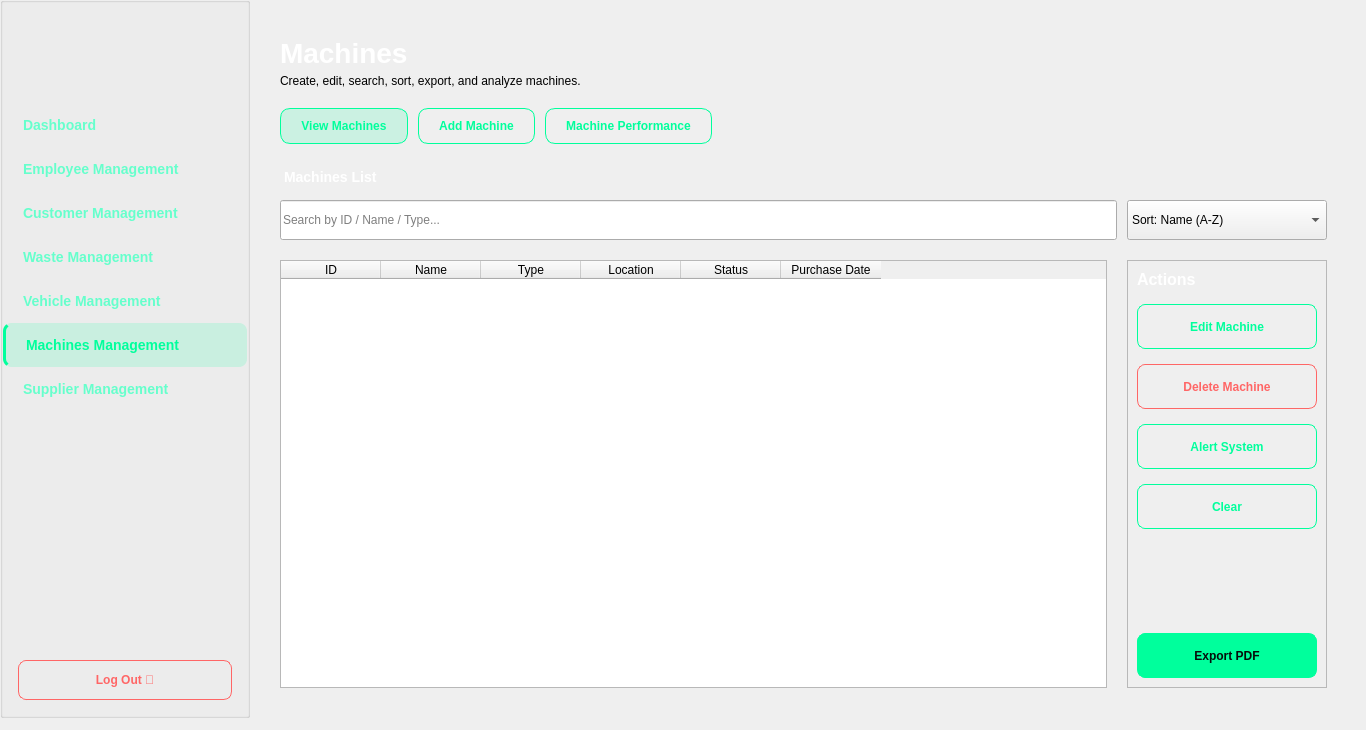
    <widget class="QWidget" name="machinePage">
     <widget class="QWidget" name="mainContentWidget_3" native="true">
      <property name="geometry">
       <rect>
        <x>250</x>
        <y>7</y>
        <width>1107</width>
        <height>711</height>
       </rect>
      </property>
      <layout class="QVBoxLayout" name="mainContentLayout_3">
       <property name="spacing">
        <number>20</number>
       </property>
       <property name="leftMargin">
        <number>30</number>
       </property>
       <property name="topMargin">
        <number>30</number>
       </property>
       <property name="rightMargin">
        <number>30</number>
       </property>
       <property name="bottomMargin">
        <number>30</number>
       </property>
       <item>
        <layout class="QHBoxLayout" name="headerLayout_3">
         <item>
          <layout class="QVBoxLayout" name="titleLayout_3">
           <property name="spacing">
            <number>5</number>
           </property>
           <item>
            <widget class="QLabel" name="pageTitle_3">
             <property name="styleSheet">
              <string notr="true">QLabel {
    font-size: 28px;
    font-weight: 700;
    color: #ffffff;
    background: transparent;
    border: none;
}</string>
             </property>
             <property name="text">
              <string>Machines</string>
             </property>
            </widget>
           </item>
           <item>
            <widget class="QLabel" name="pageSubtitle_3">
             <property name="text">
              <string>Create, edit, search, sort, export, and analyze machines.</string>
             </property>
            </widget>
           </item>
          </layout>
         </item>
         <item>
          <spacer name="horizontalSpacer_5">
           <property name="orientation">
            <enum>Qt::Orientation::Horizontal</enum>
           </property>
           <property name="sizeHint" stdset="0">
            <size>
             <width>40</width>
             <height>20</height>
            </size>
           </property>
          </spacer>
         </item>
        </layout>
       </item>
       <item>
        <layout class="QHBoxLayout" name="topActionsLayout_3">
         <property name="spacing">
          <number>10</number>
         </property>
         <item>
          <widget class="QPushButton" name="btnViewMachines">
           <property name="styleSheet">
            <string notr="true">QPushButton {
    background-color: rgba(0, 255, 156, 0.15);
    border: 1px solid #00ff9c;
    border-radius: 10px;
    padding: 10px 20px;
    color: #00ff9c;
    font-weight: 600;
}</string>
           </property>
           <property name="text">
            <string>View Machines</string>
           </property>
          </widget>
         </item>
         <item>
          <widget class="QPushButton" name="btnAddMachine">
           <property name="styleSheet">
            <string notr="true">QPushButton {
    background-color: transparent;
    border: 1px solid #00ff9c;
    border-radius: 10px;
    padding: 10px 20px;
    color: #00ff9c;
    font-weight: 600;
}

QPushButton:hover {
    background-color: rgba(0, 255, 156, 0.1);
}</string>
           </property>
           <property name="text">
            <string>Add Machine</string>
           </property>
          </widget>
         </item>
         <item>
          <widget class="QPushButton" name="btnMachinePerformance">
           <property name="styleSheet">
            <string notr="true">QPushButton {
    background-color: transparent;
    border: 1px solid #00ff9c;
    border-radius: 10px;
    padding: 10px 20px;
    color: #00ff9c;
    font-weight: 600;
}

QPushButton:hover {
    background-color: rgba(0, 255, 156, 0.1);
}</string>
           </property>
           <property name="text">
            <string>Machine Performance</string>
           </property>
          </widget>
         </item>
         <item>
          <spacer name="horizontalSpacer_6">
           <property name="orientation">
            <enum>Qt::Orientation::Horizontal</enum>
           </property>
           <property name="sizeHint" stdset="0">
            <size>
             <width>40</width>
             <height>20</height>
            </size>
           </property>
          </spacer>
         </item>
        </layout>
       </item>
       <item>
        <widget class="QWidget" name="searchFilterWidget_3" native="true">
         <layout class="QVBoxLayout" name="searchFilterLayout_3">
          <property name="spacing">
           <number>10</number>
          </property>
          <property name="leftMargin">
           <number>0</number>
          </property>
          <property name="topMargin">
           <number>0</number>
          </property>
          <property name="rightMargin">
           <number>0</number>
          </property>
          <property name="bottomMargin">
           <number>0</number>
          </property>
          <item>
           <widget class="QLabel" name="lblMachinesList">
            <property name="styleSheet">
             <string notr="true">QLabel {
    font-size: 14px;
    font-weight: 600;
    color: #ffffff;
    background: transparent;
    border: none;
    padding: 5px 0px;
}</string>
            </property>
            <property name="text">
             <string>Machines List</string>
            </property>
           </widget>
          </item>
          <item>
           <layout class="QHBoxLayout" name="searchLayout_3">
            <property name="spacing">
             <number>10</number>
            </property>
            <item>
             <widget class="QLineEdit" name="searchBox_3">
              <property name="minimumSize">
               <size>
                <width>0</width>
                <height>40</height>
               </size>
              </property>
              <property name="placeholderText">
               <string>Search by ID / Name / Type...</string>
              </property>
             </widget>
            </item>
            <item>
             <widget class="QComboBox" name="sortComboBox_3">
              <property name="minimumSize">
               <size>
                <width>200</width>
                <height>40</height>
               </size>
              </property>
              <property name="maximumSize">
               <size>
                <width>250</width>
                <height>16777215</height>
               </size>
              </property>
              <item>
               <property name="text">
                <string>Sort: Name (A-Z)</string>
               </property>
              </item>
              <item>
               <property name="text">
                <string>Sort: Type</string>
               </property>
              </item>
              <item>
               <property name="text">
                <string>Sort: Status</string>
               </property>
              </item>
              <item>
               <property name="text">
                <string>Sort: Date (Newest)</string>
               </property>
              </item>
             </widget>
            </item>
           </layout>
          </item>
         </layout>
        </widget>
       </item>
       <item>
        <layout class="QHBoxLayout" name="tableActionsLayout_3">
         <property name="spacing">
          <number>20</number>
         </property>
         <item>
          <widget class="QTableWidget" name="machinesTable">
           <property name="sizePolicy">
            <sizepolicy hsizetype="Expanding" vsizetype="Expanding">
             <horstretch>0</horstretch>
             <verstretch>0</verstretch>
            </sizepolicy>
           </property>
           <property name="minimumSize">
            <size>
             <width>600</width>
             <height>0</height>
            </size>
           </property>
           <property name="selectionMode">
            <enum>QAbstractItemView::SelectionMode::SingleSelection</enum>
           </property>
           <property name="selectionBehavior">
            <enum>QAbstractItemView::SelectionBehavior::SelectRows</enum>
           </property>
           <column>
            <property name="text">
             <string>ID</string>
            </property>
           </column>
           <column>
            <property name="text">
             <string>Name</string>
            </property>
           </column>
           <column>
            <property name="text">
             <string>Type</string>
            </property>
           </column>
           <column>
            <property name="text">
             <string>Location</string>
            </property>
           </column>
           <column>
            <property name="text">
             <string>Status</string>
            </property>
           </column>
           <column>
            <property name="text">
             <string>Purchase Date</string>
            </property>
           </column>
          </widget>
         </item>
         <item>
          <widget class="QFrame" name="actionsPanel_3">
           <property name="sizePolicy">
            <sizepolicy hsizetype="Fixed" vsizetype="Preferred">
             <horstretch>0</horstretch>
             <verstretch>0</verstretch>
            </sizepolicy>
           </property>
           <property name="minimumSize">
            <size>
             <width>200</width>
             <height>0</height>
            </size>
           </property>
           <property name="maximumSize">
            <size>
             <width>220</width>
             <height>16777215</height>
            </size>
           </property>
           <property name="frameShape">
            <enum>QFrame::Shape::StyledPanel</enum>
           </property>
           <property name="frameShadow">
            <enum>QFrame::Shadow::Raised</enum>
           </property>
           <layout class="QVBoxLayout" name="actionsPanelLayout_3">
            <property name="spacing">
             <number>15</number>
            </property>
            <item>
             <widget class="QLabel" name="lblActions_3">
              <property name="styleSheet">
               <string notr="true">QLabel {
    font-size: 16px;
    font-weight: 600;
    color: #ffffff;
    background: transparent;
    border: none;
    padding: 0px;
}</string>
              </property>
              <property name="text">
               <string>Actions</string>
              </property>
             </widget>
            </item>
            <item>
             <widget class="QPushButton" name="btnEditMachine">
              <property name="minimumSize">
               <size>
                <width>0</width>
                <height>45</height>
               </size>
              </property>
              <property name="styleSheet">
               <string notr="true">QPushButton {
    background-color: transparent;
    border: 1px solid #00ff9c;
    border-radius: 8px;
    padding: 12px 15px;
    color: #00ff9c;
    font-weight: 500;
    text-align: center;
}

QPushButton:hover {
    background-color: rgba(0, 255, 156, 0.1);
    border: 1px solid #33ffcc;
}</string>
              </property>
              <property name="text">
               <string>Edit Machine</string>
              </property>
             </widget>
            </item>
            <item>
             <widget class="QPushButton" name="btnDeleteMachine">
              <property name="minimumSize">
               <size>
                <width>0</width>
                <height>45</height>
               </size>
              </property>
              <property name="styleSheet">
               <string notr="true">QPushButton {
    background-color: transparent;
    border: 1px solid #ff6666;
    border-radius: 8px;
    padding: 12px 15px;
    color: #ff6666;
    font-weight: 500;
}

QPushButton:hover {
    background-color: rgba(255, 102, 102, 0.1);
}</string>
              </property>
              <property name="text">
               <string>Delete Machine</string>
              </property>
             </widget>
            </item>
            <item>
             <widget class="QPushButton" name="btnAlertSystem">
              <property name="minimumSize">
               <size>
                <width>0</width>
                <height>45</height>
               </size>
              </property>
              <property name="styleSheet">
               <string notr="true">QPushButton {
    background-color: transparent;
    border: 1px solid #00ff9c;
    border-radius: 8px;
    padding: 12px 15px;
    color: #00ff9c;
    font-weight: 500;
    text-align: center;
}

QPushButton:hover {
    background-color: rgba(0, 255, 156, 0.1);
    border: 1px solid #33ffcc;
}</string>
              </property>
              <property name="text">
               <string>Alert System</string>
              </property>
             </widget>
            </item>
            <item>
             <widget class="QPushButton" name="btnClearSelection_3">
              <property name="minimumSize">
               <size>
                <width>0</width>
                <height>45</height>
               </size>
              </property>
              <property name="styleSheet">
               <string notr="true">QPushButton {
    background-color: transparent;
    border: 1px solid #00ff9c;
    border-radius: 8px;
    padding: 12px 15px;
    color: #00ff9c;
    font-weight: 500;
    text-align: center;
}

QPushButton:hover {
    background-color: rgba(0, 255, 156, 0.1);
    border: 1px solid #33ffcc;
}</string>
              </property>
              <property name="text">
               <string>Clear</string>
              </property>
             </widget>
            </item>
            <item>
             <spacer name="verticalSpacer_7">
              <property name="orientation">
               <enum>Qt::Orientation::Vertical</enum>
              </property>
              <property name="sizeHint" stdset="0">
               <size>
                <width>20</width>
                <height>40</height>
               </size>
              </property>
             </spacer>
            </item>
            <item>
             <widget class="QPushButton" name="btnExportPDF_3">
              <property name="minimumSize">
               <size>
                <width>0</width>
                <height>45</height>
               </size>
              </property>
              <property name="styleSheet">
               <string notr="true">QPushButton {
    background-color: #00ff9c;
    border: 1px solid #00ff9c;
    border-radius: 8px;
    padding: 12px 15px;
    color: #050d0a;
    font-weight: 600;
}

QPushButton:hover {
    background-color: #33ffcc;
}</string>
              </property>
              <property name="text">
               <string>Export PDF</string>
              </property>
             </widget>
            </item>
           </layout>
          </widget>
         </item>
        </layout>
       </item>
      </layout>
     </widget>
     <widget class="QGroupBox" name="sidebarGroup_4">
      <property name="geometry">
       <rect>
        <x>0</x>
        <y>-3</y>
        <width>250</width>
        <height>721</height>
       </rect>
      </property>
      <property name="minimumSize">
       <size>
        <width>250</width>
        <height>0</height>
       </size>
      </property>
      <property name="maximumSize">
       <size>
        <width>250</width>
        <height>16777215</height>
       </size>
      </property>
      <property name="title">
       <string/>
      </property>
      <layout class="QVBoxLayout" name="sidebarLayout_4">
       <property name="spacing">
        <number>0</number>
       </property>
       <property name="leftMargin">
        <number>0</number>
       </property>
       <property name="topMargin">
        <number>0</number>
       </property>
       <property name="rightMargin">
        <number>0</number>
       </property>
       <property name="bottomMargin">
        <number>0</number>
       </property>
       <item>
        <widget class="QLabel" name="sidebarLogo_5">
         <property name="minimumSize">
          <size>
           <width>0</width>
           <height>100</height>
          </size>
         </property>
         <property name="maximumSize">
          <size>
           <width>16777215</width>
           <height>100</height>
          </size>
         </property>
         <property name="text">
          <string/>
         </property>
         <property name="pixmap">
          <pixmap>:/image/images/logo.png</pixmap>
         </property>
         <property name="scaledContents">
          <bool>false</bool>
         </property>
         <property name="alignment">
          <set>Qt::AlignmentFlag::AlignCenter</set>
         </property>
        </widget>
       </item>
       <item>
        <widget class="QPushButton" name="btnDashboard_3">
         <property name="sizePolicy">
          <sizepolicy hsizetype="Preferred" vsizetype="Fixed">
           <horstretch>0</horstretch>
           <verstretch>0</verstretch>
          </sizepolicy>
         </property>
         <property name="styleSheet">
          <string notr="true">QPushButton {
    background-color: transparent;
    border: none;
    border-radius: 8px;
    padding: 14px 20px;
    color: #66ffcc;
    text-align: left;
    font-size: 14px;
    font-weight: 500;
}

QPushButton:hover {
    background-color: rgba(0, 255, 156, 0.1);
    color: #00ff9c;
}</string>
         </property>
         <property name="text">
          <string>Dashboard</string>
         </property>
        </widget>
       </item>
       <item>
        <widget class="QPushButton" name="btnEmployee_3">
         <property name="styleSheet">
          <string notr="true">QPushButton {
    background-color: transparent;
    border: none;
    border-radius: 8px;
    padding: 14px 20px;
    color: #66ffcc;
    text-align: left;
    font-size: 14px;
    font-weight: 500;
}

QPushButton:hover {
    background-color: rgba(0, 255, 156, 0.1);
    color: #00ff9c;
}</string>
         </property>
         <property name="text">
          <string>Employee Management</string>
         </property>
        </widget>
       </item>
       <item>
        <widget class="QPushButton" name="btnCustomers">
         <property name="styleSheet">
          <string notr="true">QPushButton {
    background-color: transparent;
    border: none;
    border-radius: 8px;
    padding: 14px 20px;
    color: #66ffcc;
    text-align: left;
    font-size: 14px;
    font-weight: 500;
}

QPushButton:hover {
    background-color: rgba(0, 255, 156, 0.1);
    color: #00ff9c;
}</string>
         </property>
         <property name="text">
          <string>Customer Management</string>
         </property>
        </widget>
       </item>
       <item>
        <widget class="QPushButton" name="btnWaste_3">
         <property name="styleSheet">
          <string notr="true">QPushButton {
    background-color: transparent;
    border: none;
    border-radius: 8px;
    padding: 14px 20px;
    color: #66ffcc;
    text-align: left;
    font-size: 14px;
    font-weight: 500;
}

QPushButton:hover {
    background-color: rgba(0, 255, 156, 0.1);
    color: #00ff9c;
}</string>
         </property>
         <property name="text">
          <string>Waste Management</string>
         </property>
        </widget>
       </item>
       <item>
        <widget class="QPushButton" name="btnVehicle_3">
         <property name="styleSheet">
          <string notr="true">QPushButton {
    background-color: transparent;
    border: none;
    border-radius: 8px;
    padding: 14px 20px;
    color: #66ffcc;
    text-align: left;
    font-size: 14px;
    font-weight: 500;
}

QPushButton:hover {
    background-color: rgba(0, 255, 156, 0.1);
    color: #00ff9c;
}</string>
         </property>
         <property name="text">
          <string>Vehicle Management</string>
         </property>
        </widget>
       </item>
       <item>
        <widget class="QPushButton" name="btnMachines_3">
         <property name="styleSheet">
          <string notr="true">QPushButton {
    background-color: rgba(0, 255, 156, 0.15);
    border: none;
    border-radius: 8px;
    padding: 14px 20px;
    color: #00ff9c;
    text-align: left;
    font-size: 14px;
    font-weight: 600;
    border-left: 3px solid #00ff9c;
}</string>
         </property>
         <property name="text">
          <string>Machines Management</string>
         </property>
        </widget>
       </item>
       <item>
        <widget class="QPushButton" name="btnSuppliers">
         <property name="styleSheet">
          <string notr="true">QPushButton {
    background-color: transparent;
    border: none;
    border-radius: 8px;
    padding: 14px 20px;
    color: #66ffcc;
    text-align: left;
    font-size: 14px;
    font-weight: 500;
}

QPushButton:hover {
    background-color: rgba(0, 255, 156, 0.1);
    color: #00ff9c;
}</string>
         </property>
         <property name="text">
          <string>Supplier Management</string>
         </property>
        </widget>
       </item>
       <item>
        <spacer name="verticalSpacer_9">
         <property name="orientation">
          <enum>Qt::Orientation::Vertical</enum>
         </property>
         <property name="sizeHint" stdset="0">
          <size>
           <width>20</width>
           <height>40</height>
          </size>
         </property>
        </spacer>
       </item>
       <item>
        <widget class="QPushButton" name="btnLogout_3">
         <property name="styleSheet">
          <string notr="true">QPushButton {
    background-color: transparent;
    border: 1px solid #ff6666;
    border-radius: 8px;
    padding: 12px 20px;
    color: #ff6666;
    font-weight: 600;
    margin: 0px 15px 15px 15px;
}

QPushButton:hover {
    background-color: rgba(255, 102, 102, 0.1);
}</string>
         </property>
         <property name="text">
          <string>Log Out 🚪</string>
         </property>
        </widget>
       </item>
      </layout>
     </widget>
    </widget>
